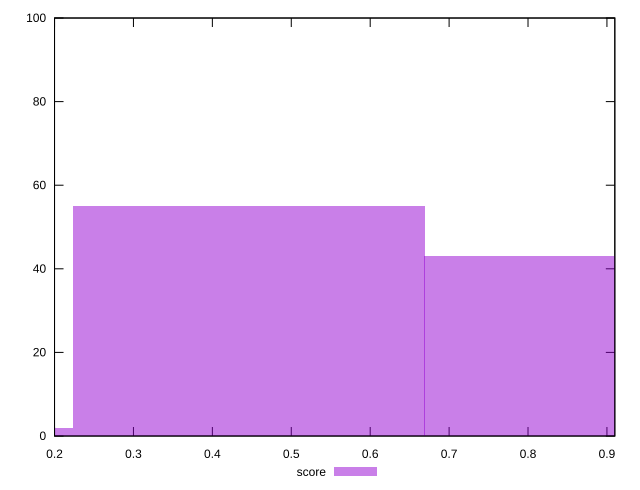

Write gnuplot code to recreate this figure.
reset

$score <<EOF
0.44588443382585813 55
0.8917688676517163 43
0 2
EOF

set key outside below
set boxwidth 0.44588443382585813
set xrange [0.2:0.91]
set yrange [0:100]
set trange [0:100]
set style fill transparent solid 0.5 noborder
set terminal svg size 640, 490 enhanced background rgb 'white'
set output "report_00014_2021-02-09T15:56:05.503Z/bootup-time/samples/pages+cached/score/histogram.svg"

plot $score title "score" with boxes

reset
